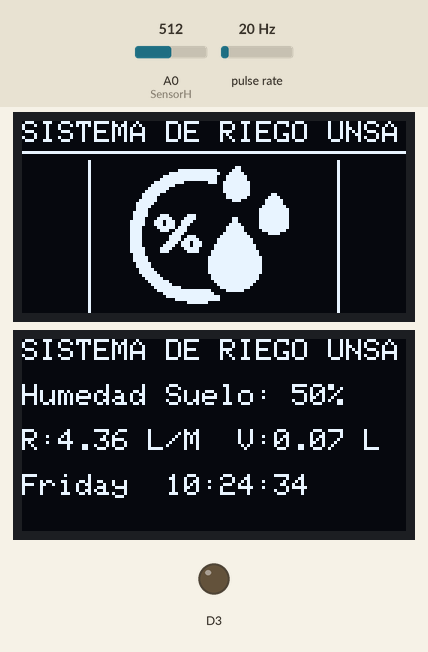
A sketch run on a simulated ESP8266 (NodeMCU). Shown: 2 × 128×64 one-colour display, output pins drawn as LEDs (lit = HIGH). Wiring (inferred from the names in the program): pulse sensor: data D8. The inputs (shaded band) are chosen by the test bench; at power-on: pulse rate 20 Hz, A0 (SensorH) = 512. WiFi joins after 1.5 s; servers stay silent unless stated; network time is answered at once with the bench clock; the local clock reads 2024-03-15 10:24:30 at power-on unless the sketch sets it; what the sketch prints to the serial monitor is not drawn.

Above: at 4.8 s.
4.9 s: pulse rate (sensor on D8) set to 4 Hz
At 6.6 s:
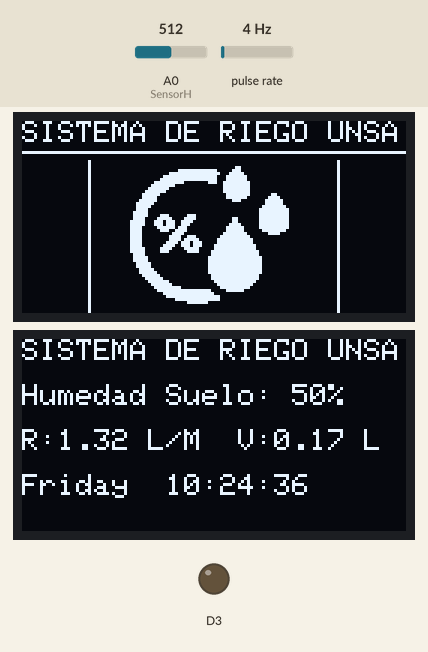
7.5 s: A0 (SensorH) set to 716
At 8.6 s:
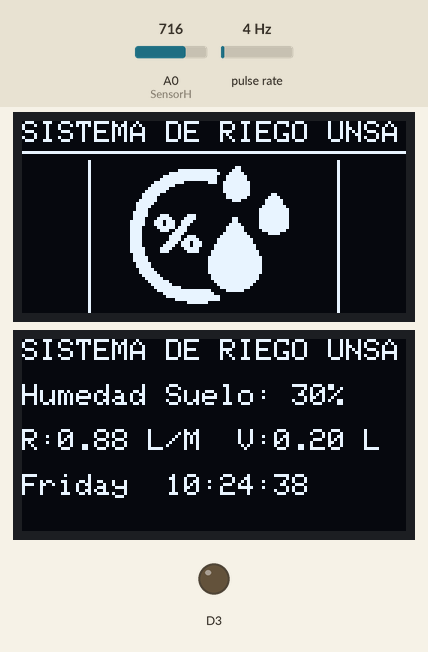
9.3 s: pulse rate (sensor on D8) set to 50 Hz
At 10.7 s:
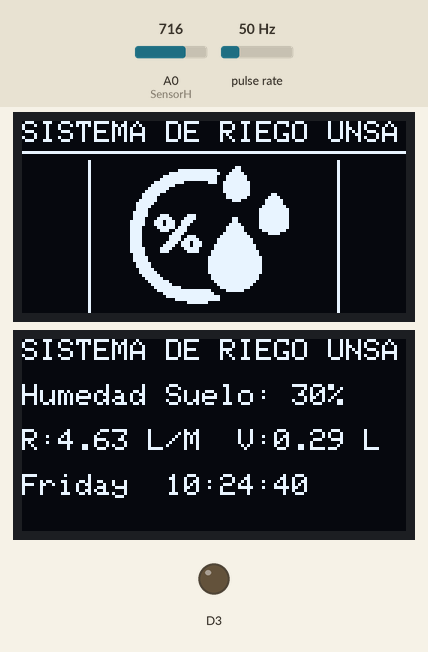
11.5 s: A0 (SensorH) set to 900
At 12.7 s:
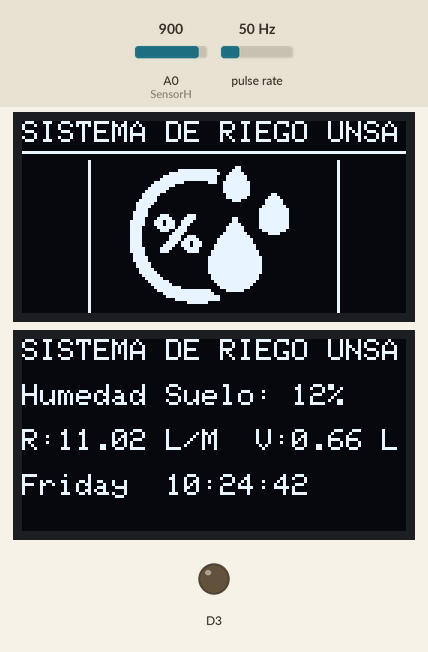
13.3 s: pulse rate (sensor on D8) set to 100 Hz
At 14.7 s:
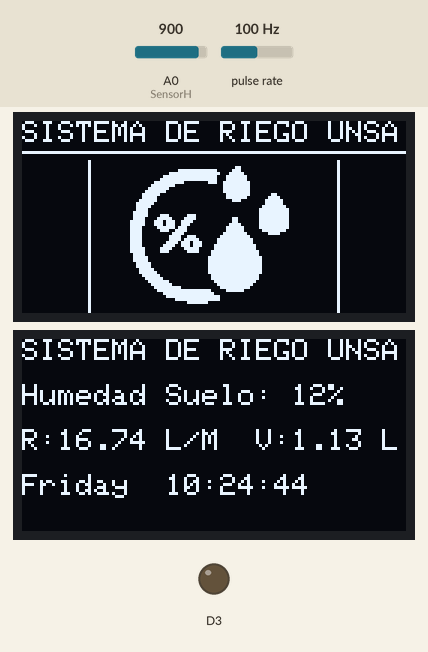
15.6 s: A0 (SensorH) set to 1023
At 17.7 s:
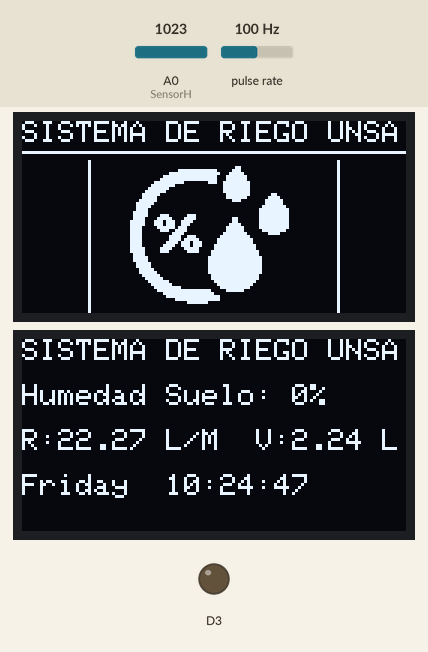
Timing chart, 0 to 18.3 s (numbered marks = the images above; inputs shaded):
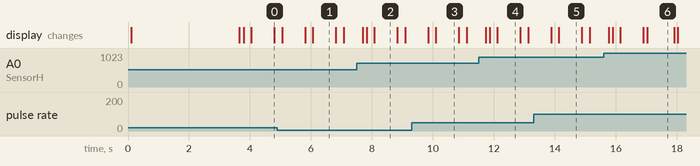

Measured:
- what the display in image 0 shows lasts 0.8 s, from 4.0 s to 4.8 s
- what the display in image 6 shows lasts 0.9 s, from 17.0 s to 17.9 s

The sketch:

SinricProTesisFinal.ino
```cpp
/*
  * ADVANCED example for: how to use up to N SinricPro Switch devices on one ESP module
  *                       to control N relays and N flipSwitches for manually control:
  * - setup N SinricPro switch devices
  * - setup N relays
  * - setup N flipSwitches to control relays manually
  *   (flipSwitch can be a tactile button or a toggle switch and is setup in line #52)
  *
  * - handle request using just one callback to switch relay
  * - handle flipSwitches to switch relays manually and send event to sinricPro server
  *
  * - SinricPro deviceId and PIN configuration for relays and buttins is done in std::map<String, deviceConfig_t> devices
  *
  * If you encounter any issues:
  * - check the readme.md at https://github.com/sinricpro/esp8266-esp32-sdk/blob/master/README.md
  * - ensure all dependent libraries are installed
  *   - see https://github.com/sinricpro/esp8266-esp32-sdk/blob/master/README.md#arduinoide
  *   - see https://github.com/sinricpro/esp8266-esp32-sdk/blob/master/README.md#dependencies
  * - open serial monitor and check whats happening
  * - check full user documentation at https://sinricpro.github.io/esp8266-esp32-sdk
  * - visit https://github.com/sinricpro/esp8266-esp32-sdk/issues and check for existing issues or open a new one
  *
  *
  * This program has been modified to be used for garden watering.
  */
#include <ESP8266WiFi.h>
#include <NTPClient.h>
#include <WiFiUdp.h>
#include "Wire.h"
#include "Adafruit_GFX.h"
#include "OakOLED.h"
#include <Adafruit_SSD1306.h>

///////////////////
#define ANCHO_PANTALLA 128 // Ancho de la pantalla OLED
#define ALTO_PANTALLA 64 // Alto de la pantalla OLED

#define OLED_RESET     -1 // Pin reset incluido en algunos modelos de pantallas (-1 si no disponemos de pulsador).
#define DIRECCION_PANTALLA 0x3C //Dirección de comunicacion: 0x3D para 128x64, 0x3C para 128x32

Adafruit_SSD1306 display(ANCHO_PANTALLA, ALTO_PANTALLA, &Wire, OLED_RESET);

#define LOGO_WIDTH    84
#define LOGO_HEIGHT   52
#define SENSOR  15

long currentMillis = 0;
long previousMillis = 0;
int interval = 1000;
boolean ledState = LOW;
float calibrationFactor = 4.5;
volatile byte pulseCount;
byte pulse1Sec = 0;
float flowRate;
unsigned long flowMilliLitres;
unsigned int totalMilliLitres;
float flowLitres;
float totalLitres;

int porcentaje=0;

void IRAM_ATTR pulseCounter()
{
  pulseCount++;
}

const unsigned char PROGMEM logo[] = {
0x80, 0x00, 0x00, 0x00, 0x00, 0x00, 0x00, 0x00, 0x00, 0x00, 0x10, 0x80, 0x00, 0x00, 0x00, 0x00,
0x00, 0x00, 0x00, 0x00, 0x00, 0x10, 0x80, 0x00, 0x00, 0x00, 0x00, 0x00, 0x60, 0x00, 0x00, 0x00,
0x10, 0x80, 0x00, 0x00, 0x03, 0xff, 0xe0, 0xe0, 0x00, 0x00, 0x00, 0x10, 0x80, 0x00, 0x00, 0x1f,
0xff, 0xf1, 0xf0, 0x00, 0x00, 0x00, 0x10, 0x80, 0x00, 0x00, 0x7f, 0xff, 0xe3, 0xf8, 0x00, 0x00,
0x00, 0x10, 0x80, 0x00, 0x00, 0xff, 0xff, 0xe3, 0xf8, 0x00, 0x00, 0x00, 0x10, 0x80, 0x00, 0x03,
0xff, 0x00, 0xe7, 0xfc, 0x00, 0x00, 0x00, 0x10, 0x80, 0x00, 0x07, 0xf8, 0x00, 0x07, 0xfc, 0x00,
0x00, 0x00, 0x10, 0x80, 0x00, 0x0f, 0xe0, 0x00, 0x07, 0xfc, 0x00, 0x00, 0x00, 0x10, 0x80, 0x00,
0x1f, 0xc0, 0x00, 0x07, 0xfc, 0x00, 0x00, 0x00, 0x10, 0x80, 0x00, 0x3f, 0x00, 0x00, 0x03, 0xfc,
0x06, 0x00, 0x00, 0x10, 0x80, 0x00, 0x3e, 0x00, 0x00, 0x03, 0xf8, 0x0f, 0x00, 0x00, 0x10, 0x80,
0x00, 0x7e, 0x00, 0x00, 0x00, 0xe0, 0x1f, 0x80, 0x00, 0x10, 0x80, 0x00, 0xfc, 0x00, 0x00, 0x00,
0x00, 0x1f, 0x80, 0x00, 0x10, 0x80, 0x00, 0xf8, 0x00, 0x00, 0x00, 0x00, 0x3f, 0xc0, 0x00, 0x10,
0x80, 0x00, 0xf0, 0x00, 0x00, 0x00, 0x00, 0x7f, 0xe0, 0x00, 0x10, 0x80, 0x01, 0xf0, 0x00, 0x00,
0x00, 0x00, 0x7f, 0xe0, 0x00, 0x10, 0x80, 0x01, 0xf0, 0xe0, 0x70, 0x00, 0x00, 0x7f, 0xe0, 0x00,
0x10, 0x80, 0x01, 0xe1, 0xf0, 0xf0, 0x00, 0xc0, 0x7f, 0xe0, 0x00, 0x10, 0x80, 0x03, 0xe3, 0xb9,
0xe0, 0x00, 0xc0, 0x7f, 0xe0, 0x00, 0x10, 0x80, 0x03, 0xe3, 0xb9, 0xc0, 0x01, 0xe0, 0x7f, 0xe0,
0x00, 0x10, 0x80, 0x03, 0xc1, 0xfb, 0x80, 0x03, 0xf0, 0x7f, 0xe0, 0x00, 0x10, 0x80, 0x03, 0xc0,
0xe7, 0x80, 0x03, 0xf0, 0x3f, 0xc0, 0x00, 0x10, 0x80, 0x03, 0xc0, 0x0f, 0x00, 0x07, 0xf8, 0x0f,
0x00, 0x00, 0x10, 0x80, 0x03, 0xc0, 0x1e, 0x70, 0x0f, 0xfc, 0x00, 0x00, 0x00, 0x10, 0x80, 0x03,
0xc0, 0x1e, 0xf8, 0x1f, 0xfe, 0x00, 0x00, 0x00, 0x10, 0x80, 0x03, 0xc0, 0x3d, 0xdc, 0x1f, 0xfe,
0x00, 0x00, 0x00, 0x10, 0x80, 0x03, 0xc0, 0x79, 0xdc, 0x3f, 0xff, 0x00, 0x00, 0x00, 0x10, 0x80,
0x03, 0xe0, 0xf0, 0xf8, 0x3f, 0xff, 0x00, 0x00, 0x00, 0x10, 0x80, 0x03, 0xe0, 0xe0, 0x78, 0x7f,
0xff, 0x80, 0x00, 0x00, 0x10, 0x80, 0x01, 0xe0, 0x00, 0x00, 0x7f, 0xff, 0x80, 0x00, 0x00, 0x10,
0x80, 0x01, 0xf0, 0x00, 0x00, 0xff, 0xff, 0xc0, 0x00, 0x00, 0x10, 0x80, 0x01, 0xf0, 0x00, 0x00,
0xff, 0xff, 0xc0, 0x00, 0x00, 0x10, 0x80, 0x00, 0xf8, 0x00, 0x00, 0xff, 0xff, 0xc0, 0x00, 0x00,
0x10, 0x80, 0x00, 0xf8, 0x00, 0x00, 0xff, 0xff, 0xc0, 0x00, 0x00, 0x10, 0x80, 0x00, 0x7c, 0x00,
0x00, 0xff, 0xff, 0xc0, 0x00, 0x00, 0x10, 0x80, 0x00, 0x7e, 0x00, 0x00, 0xff, 0xff, 0xc0, 0x00,
0x00, 0x10, 0x80, 0x00, 0x3f, 0x00, 0x00, 0x7f, 0xff, 0x80, 0x00, 0x00, 0x10, 0x80, 0x00, 0x1f,
0x80, 0x00, 0x7f, 0xff, 0x80, 0x00, 0x00, 0x10, 0x80, 0x00, 0x0f, 0xe0, 0x00, 0x3f, 0xff, 0x00,
0x00, 0x00, 0x10, 0x80, 0x00, 0x07, 0xf0, 0x00, 0x1f, 0xfe, 0x00, 0x00, 0x00, 0x10, 0x80, 0x00,
0x03, 0xfe, 0x00, 0x0f, 0xfc, 0x00, 0x00, 0x00, 0x10, 0x80, 0x00, 0x01, 0xff, 0xff, 0x83, 0xf0,
0x00, 0x00, 0x00, 0x10, 0x80, 0x00, 0x00, 0x7f, 0xff, 0xc0, 0x00, 0x00, 0x00, 0x00, 0x10, 0x80,
0x00, 0x00, 0x3f, 0xff, 0xf0, 0x00, 0x00, 0x00, 0x00, 0x10, 0x80, 0x00, 0x00, 0x07, 0xff, 0xf0,
0x00, 0x00, 0x00, 0x00, 0x10, 0x80, 0x00, 0x00, 0x00, 0x7f, 0x00, 0x00, 0x00, 0x00, 0x00, 0x10,
0x80, 0x00, 0x00, 0x00, 0x00, 0x00, 0x00, 0x00, 0x00, 0x00, 0x10, 0x80, 0x00, 0x00, 0x00, 0x00,
0x00, 0x00, 0x00, 0x00, 0x00, 0x10, 0x80, 0x00, 0x00, 0x00, 0x00, 0x00, 0x00, 0x00, 0x00, 0x00,
0x10, 0x80, 0x00, 0x00, 0x00, 0x00, 0x00, 0x00, 0x00, 0x00, 0x00, 0x10
};


///////////////////////////
 // Uncomment the following line to enable serial debug output
 //#define ENABLE_DEBUG

 #ifdef ENABLE_DEBUG
        #define DEBUG_ESP_PORT Serial
        #define NODEBUG_WEBSOCKETS
        #define NDEBUG
 #endif

 #include <Arduino.h>
 #ifdef ESP8266
        #include <ESP8266WiFi.h>
 #endif
 #ifdef ESP32
        #include <WiFi.h>
 #endif

 #include "SinricPro.h"
 #include "SinricProSwitch.h"

 #include <map>

 #define WIFI_SSID         "COLOCAR EL SSID DE LA RED INALAMBRICA"
 #define WIFI_PASS         "COLOCAR LA CONTRASEÑA DE LA RED"
 #define APP_KEY           "COLOCAR LA LLAVE DE SINRIC PRO"      // Should look like "de0bxxxx-1x3x-4x3x-ax2x-5dabxxxxxxxx"
 #define APP_SECRET        "COLOCAR LA CONTRASEÑA DE SINRIC PRO"   // Should look like "5f36xxxx-x3x7-4x3x-xexe-e86724a9xxxx-4c4axxxx-3x3x-x5xe-x9x3-333d65xxxxxx"

 #define BAUD_RATE   9600

 #define DEBOUNCE_TIME 250

 typedef struct {      // struct for the std::map below
   int relayPIN;
   int flipSwitchPIN;
 } deviceConfig_t;

OakOLED oled;
  const long utcOffsetInSeconds = -18000;
    // Define NTP Client to get time
  char daysOfTheWeek[7][12] = {"Sunday", "Monday", "Tuesday", "Wednesday", "Thursday", "Friday", "Saturday"};

  WiFiUDP ntpUDP;
NTPClient timeClient(ntpUDP, "pool.ntp.org", utcOffsetInSeconds);

 // this is the main configuration
 // please put in your deviceId, the PIN for Relay and PIN for flipSwitch
 // this can be up to N devices...depending on how much pin's available on your device ;)
 // right now we have 4 devicesIds going to 4 relays and 4 flip switches to switch the relay manually
 std::map<String, deviceConfig_t> devices = {
     {"COLOCARD ID generado", {  D3, D8 }},

 };

 typedef struct {      // struct for the std::map below
   String deviceId;
   bool lastFlipSwitchState;
   unsigned long lastFlipSwitchChange;
 } flipSwitchConfig_t;

 std::map<int, flipSwitchConfig_t> flipSwitches;    // this map is used to map flipSwitch PINs to deviceId and handling debounce and last flipSwitch state checks
                                                   // it will be setup in "setupFlipSwitches" function, using informations from devices map

 void setupRelays() {
   for (auto &device : devices) {           // for each device (relay, flipSwitch combination)
     int relayPIN = device.second.relayPIN; // get the relay pin
     pinMode(relayPIN, OUTPUT);             // set relay pin to OUTPUT
   }
 }

 void setupFlipSwitches() {
   for (auto &device : devices)  {                     // for each device (relay / flipSwitch combination)
     flipSwitchConfig_t flipSwitchConfig;              // create a new flipSwitch configuration

     flipSwitchConfig.deviceId = device.first;         // set the deviceId
     flipSwitchConfig.lastFlipSwitchChange = 0;        // set debounce time
     flipSwitchConfig.lastFlipSwitchState = true;     // set lastFlipSwitchState to false (LOW)

     int flipSwitchPIN = device.second.flipSwitchPIN;  // get the flipSwitchPIN

     flipSwitches[flipSwitchPIN] = flipSwitchConfig;   // save the flipSwitch config to flipSwitches map
     pinMode(flipSwitchPIN, INPUT);                   // set the flipSwitch pin to INPUT
   }
 }

 bool onPowerState(String deviceId, bool &state)
 {
   Serial.printf("%s: %s\r\n", deviceId.c_str(), state ? "on" : "off");
   int relayPIN = devices[deviceId].relayPIN; // get the relay pin for corresponding device
   digitalWrite(relayPIN, state);             // set the new relay state
   return true;
 }

 void handleFlipSwitches() {
   unsigned long actualMillis = millis();                                          // get actual millis
   for (auto &flipSwitch : flipSwitches) {                                         // for each flipSwitch in flipSwitches map
     unsigned long lastFlipSwitchChange = flipSwitch.second.lastFlipSwitchChange;  // get the timestamp when flipSwitch was pressed last time (used to debounce / limit events)

     if (actualMillis - lastFlipSwitchChange > DEBOUNCE_TIME) {                    // if time is > debounce time...

       int flipSwitchPIN = flipSwitch.first;                                       // get the flipSwitch pin from configuration
       bool lastFlipSwitchState = flipSwitch.second.lastFlipSwitchState;           // get the lastFlipSwitchState
       bool flipSwitchState = digitalRead(flipSwitchPIN);                          // read the current flipSwitch state
       if (flipSwitchState != lastFlipSwitchState) {                               // if the flipSwitchState has changed...
 #ifdef TACTILE_BUTTON
         if (flipSwitchState) {                                                    // if the tactile button is pressed
 #endif
           flipSwitch.second.lastFlipSwitchChange = actualMillis;                  // update lastFlipSwitchChange time
           String deviceId = flipSwitch.second.deviceId;                           // get the deviceId from config
           int relayPIN = devices[deviceId].relayPIN;                              // get the relayPIN from config
           bool newRelayState = digitalRead(relayPIN);                            // set the new relay State
           digitalWrite(relayPIN, newRelayState);                                  // set the trelay to the new state

           SinricProSwitch &mySwitch = SinricPro[deviceId];                        // get Switch device from SinricPro
           mySwitch.sendPowerStateEvent(!newRelayState);                            // send the event
 #ifdef TACTILE_BUTTON
         }
 #endif
         flipSwitch.second.lastFlipSwitchState = flipSwitchState;                  // update lastFlipSwitchState
       }
     }
   }
 }

 void setupWiFi()
 {
   Serial.printf("\r\n[Wifi]: Connecting");
   WiFi.begin(WIFI_SSID, WIFI_PASS);

   while (WiFi.status() != WL_CONNECTED)
   {
     Serial.printf(".");
     delay(250);
   }
   digitalWrite(LED_BUILTIN, HIGH);
   Serial.printf("connected!\r\n[WiFi]: IP-Address is %s\r\n", WiFi.localIP().toString().c_str());
 }

 void setupSinricPro()
 {
   for (auto &device : devices)
   {
     const char *deviceId = device.first.c_str();
     SinricProSwitch &mySwitch = SinricPro[deviceId];
     mySwitch.onPowerState(onPowerState);
   }

   SinricPro.begin(APP_KEY, APP_SECRET);
   SinricPro.restoreDeviceStates(true);
 }
  int SensorH =A0;
 void setup()
 {

   Serial.begin(BAUD_RATE);
   if(!display.begin(SSD1306_SWITCHCAPVCC, DIRECCION_PANTALLA)) {
    Serial.println(F("Fallo en la asignacion de SSD1306"));
  }
  pinMode(SensorH, INPUT);
  pinMode(SENSOR, INPUT_PULLUP); //sensor d8

  pulseCount = 0;
  flowRate = 0.0;
  flowMilliLitres = 0;
  totalMilliLitres = 0;
  previousMillis = 0;
  attachInterrupt(digitalPinToInterrupt(SENSOR), pulseCounter, FALLING);

  display.clearDisplay();
  display.setTextSize(1);
  display.setTextColor(WHITE);
  display.setCursor(0,0);
  display.println("SISTEMA DE RIEGO UNSA");
  display.display();
  display.drawLine(0, 10, 128, 10, WHITE);
  display.display();

  display.drawBitmap( (display.width() - LOGO_WIDTH ) / 2,((display.height()- LOGO_HEIGHT) / 2 )+7, logo, LOGO_WIDTH, LOGO_HEIGHT, WHITE);
  display.display();
  delay(2000);

   setupRelays();
   setupFlipSwitches();
   setupWiFi();
   setupSinricPro();
   oled.begin();
   oled.setTextSize(1);
   oled.setTextColor(1);
   oled.setCursor(0, 0);
   timeClient.begin();

 // Mostrar la información en una pantalla OLED
  oled.setCursor(0, 0);
  Serial.print(daysOfTheWeek[timeClient.getDay()]);
  Serial.print(", ");
  Serial.print(timeClient.getHours());
  Serial.print(":");
  Serial.print(timeClient.getMinutes());
  Serial.print(":");
  Serial.println(timeClient.getSeconds());

 }

 void flujometro()
 {
   currentMillis = millis();
  if (currentMillis - previousMillis > interval)
  {
    pulse1Sec = pulseCount;
    pulseCount = 0;

    // Because this loop may not complete in exactly 1 second intervals we calculate
    // the number of milliseconds that have passed since the last execution and use
    // that to scale the output. We also apply the calibrationFactor to scale the output
    // based on the number of pulses per second per units of measure (litres/minute in
    // this case) coming from the sensor.
    flowRate = ((1000.0 / (millis() - previousMillis)) * pulse1Sec) / calibrationFactor;
    previousMillis = millis();

    // Divide the flow rate in litres/minute by 60 to determine how many litres have
    // passed through the sensor in this 1 second interval, then multiply by 1000 to
    // convert to millilitres.
    flowMilliLitres = (flowRate / 60) * 1000;
    flowLitres = (flowRate / 60);

    // Add the millilitres passed in this second to the cumulative total
    totalMilliLitres += flowMilliLitres;
    totalLitres += flowLitres;
  }
 }
 void loop()
 {
    SinricPro.handle();
    handleFlipSwitches();
    int almacenador = analogRead(SensorH);
    porcentaje = map (almacenador, 0, 1024, 100,0);

    timeClient.update();
    oled.clearDisplay();
    //Mostrar información de la humedad de suelo, flujometro
    oled.setCursor(0,0);
    oled.println("SISTEMA DE RIEGO UNSA");
    oled.setCursor(0,15);
    oled.print("Humedad Suelo: ");
    oled.print(porcentaje);
    oled.println("%");
    delay(100);
    flujometro();
    oled.setCursor(0,30);  //oled display
    oled.setTextSize(1);
    oled.print("R:");
    oled.print(float(flowRate));
    oled.print(" ");
    oled.print("L/M  ");
    oled.print("V:");
    oled.print(totalLitres);
    oled.print(" ");
    oled.print("L");
    // mostrar la fecga actual
    oled.setCursor(0,45);
    oled.print(daysOfTheWeek[timeClient.getDay()]);
    oled.print("  ");
    oled.print(timeClient.getHours());
    oled.print(":");
    oled.print(timeClient.getMinutes());
    oled.print(":");
    oled.println((timeClient.getSeconds()));
    //Serial.println(timeClient.getFormattedTime());
    oled.display();


 }
```
